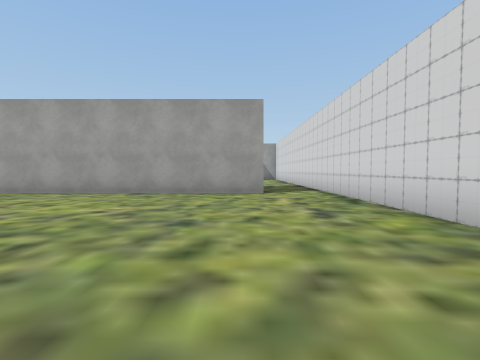
view 1 (above)

22 first-person views from a walk through a 3-D level made in the Unity game engine. The camera is 1.2 m above the floor, tilts 2° down and sees 85° across. The floor is counted in squares, 2 m on a side. Each view is taken from the middle of a square. On the plan, view 1 faces up. The plan holds only what a view shows up to about 9 squares ahead; the rest is blank. The place goes on beyond the plan. Some surface patterns are stand-ins.

view 2
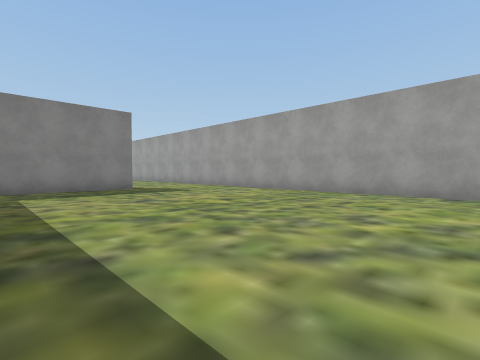

view 3
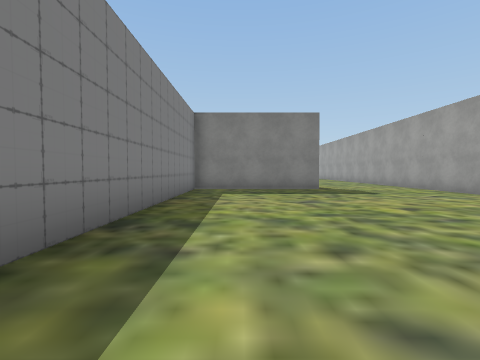

view 4
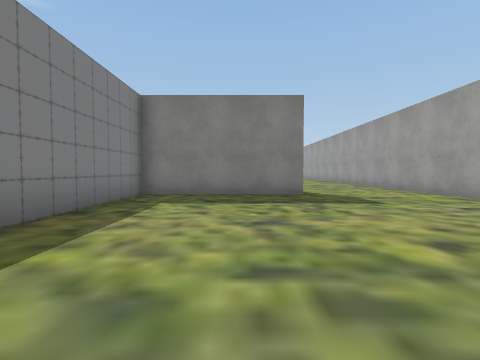

view 5
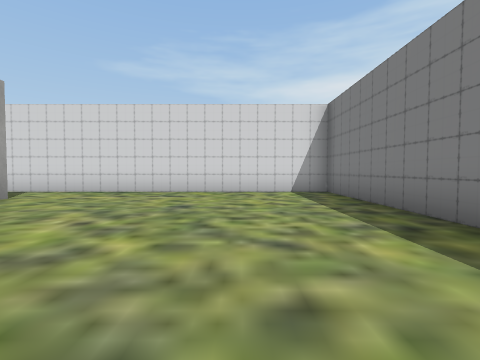

view 6
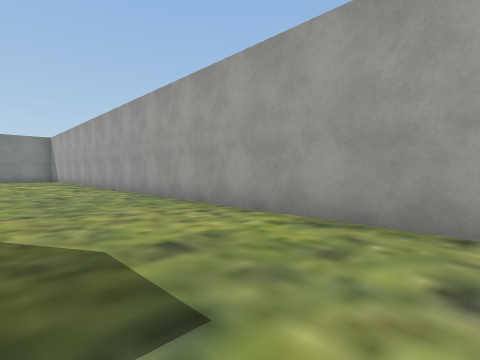

view 7
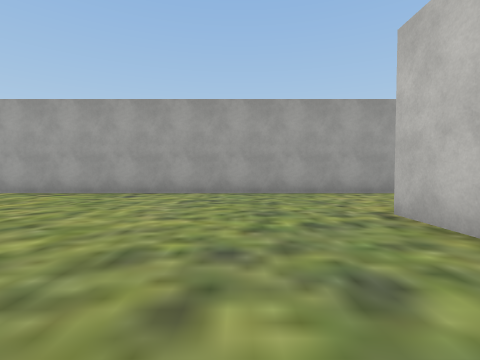

view 8
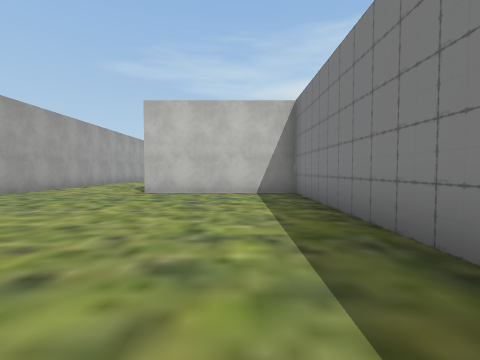

view 9
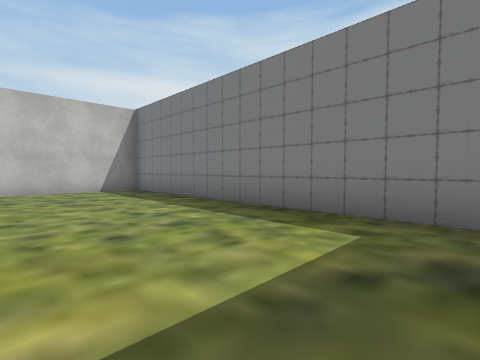

view 10
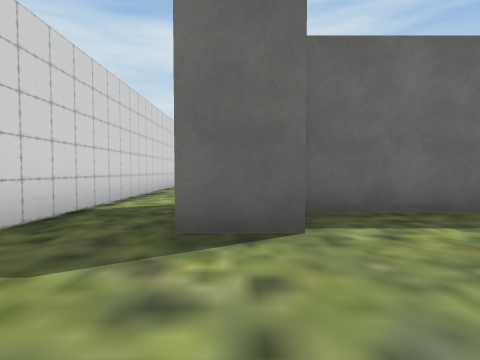

view 11
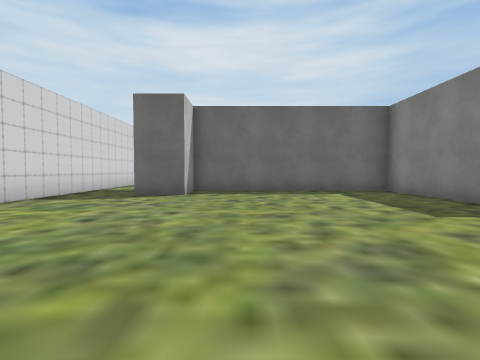

view 12
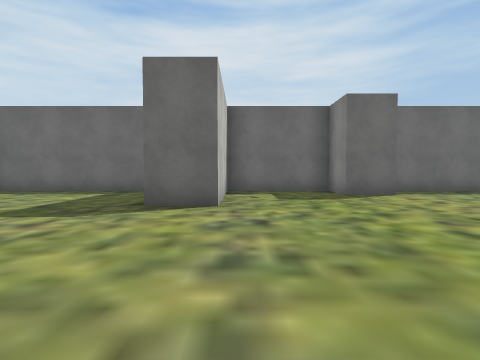

view 13
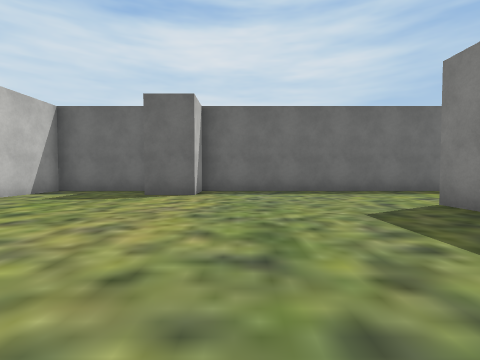

view 14
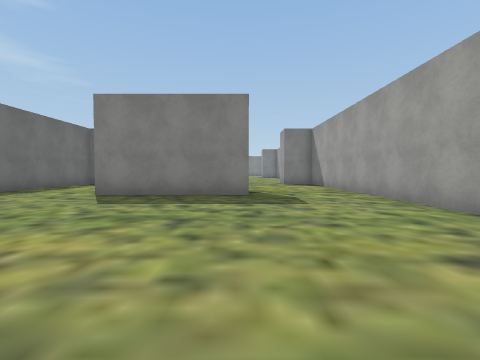

view 15
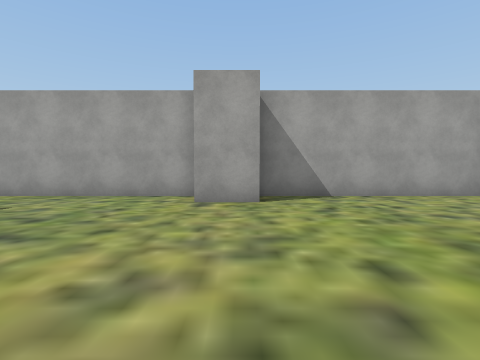

view 16
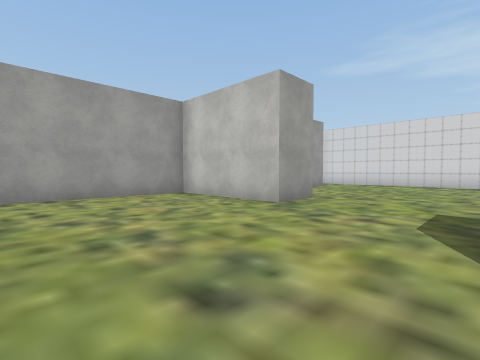

view 17
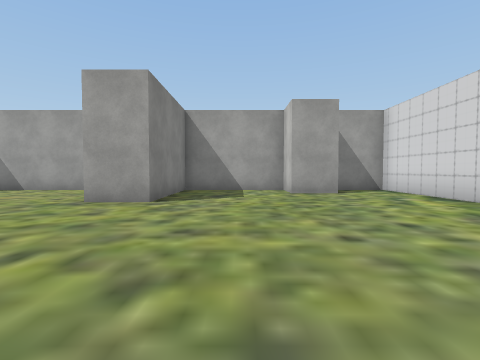

view 18
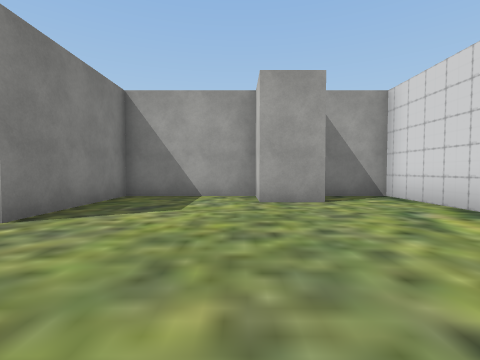

view 19
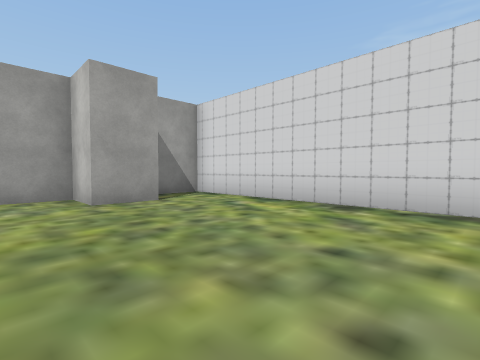

view 20
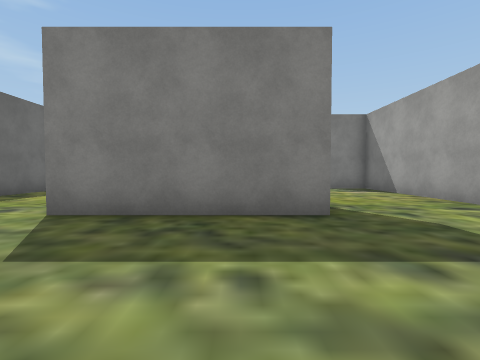

view 21
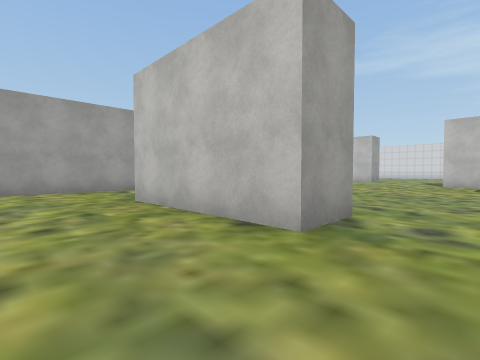

view 22
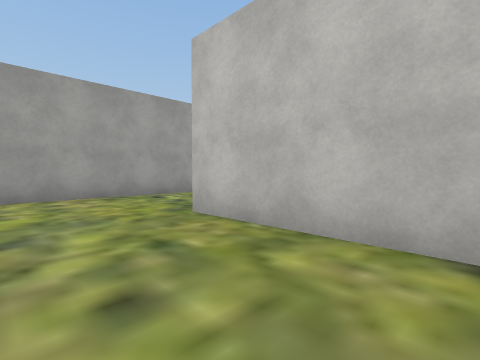

### Floor plan
Points are (right, up) in squares from view 1. A wall is a line through its corners. A room is listed if a view was taken in it or the views show most of it. See-through windows are left out.
Room 1 (views 1, 2, 3, 4, 5, 6, 7, 8, 9)
walls: (-10.6, 3.6) (-10.6, -0.5) (2.5, -0.5) (2.5, 5.5); (0.8, 7) (-20.5, 7); (-19.9, -0.5) (-11.9, -0.5) (-11.9, 3.6)
ways out: opening at (1.5, 6.5) to room 2
Room 2 (views 10, 11, 12, 13, 14, 15, 16, 17, 18, 19, 20, 21, 22)
walls: (-6.4, 11.2) (-6.4, 8.3) (-0.6, 8.3) (-0.6, 9.5) (0.6, 9.5); (-10.6, 17) (-11.9, 17); (-12, 18.2) (-20.5, 18.2); (-16.5, 15.2) (-16.5, 11.4) (-17.8, 11.4) (-17.8, 15.2); (0.8, 17) (-0.6, 17) (-0.6, 18.2) (-3.7, 18.2) (-3.7, 15) (-5, 15) (-5, 18.2) (-10.6, 18.2); (-20.5, 8.3) (-11.9, 8.3) (-11.9, 9.5) (-10.6, 9.5) (-10.6, 8.3) (-7.6, 8.3) (-7.6, 11.6) (-6.4, 11.6); (2.5, 5.5) (2.5, 18.2) (1, 18.2)
ways out: opening at (1.5, 6.5) to room 1

Positions as (right, up) in squares from view 1, and headings:
1: (0, 0), facing up
2: (-2, 0), facing up-left
3: (-2, 1), facing left
4: (-4, 2), facing left
5: (-5, 2), facing right
6: (-8, 4), facing up-left
7: (-14, 0), facing up
8: (-19, 1), facing right
9: (-20, 3), facing down-right
10: (0, 12), facing down
11: (-2, 16), facing down
12: (-8, 16), facing down
13: (-13, 16), facing down
14: (-10, 15), facing left
15: (-11, 12), facing up
16: (-9, 12), facing up-right
17: (-2, 10), facing up
18: (-1, 12), facing up
19: (-2, 12), facing up-right
20: (-13, 14), facing left
21: (-20, 10), facing up-right
22: (-20, 12), facing up-right
